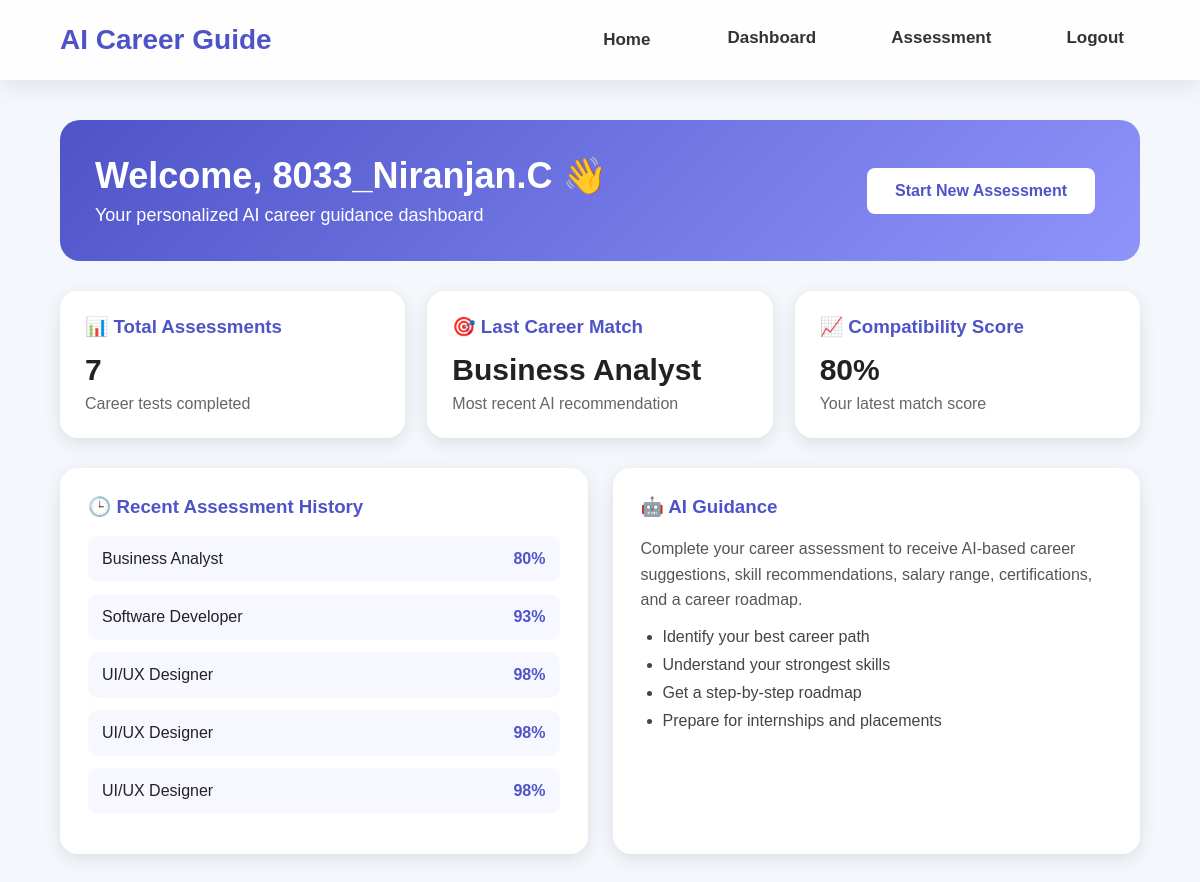
The app's page /dashboard (signed in) with its own data.
### tables this page shows
CREATE TABLE assessments (
            id INTEGER PRIMARY KEY AUTOINCREMENT,
            user_id INTEGER,
            career TEXT,
            score INTEGER,
            interest TEXT,
            skill TEXT,
            work_style TEXT,
            goal TEXT,
            personality TEXT
        );

### app.py (the view)
@app.route("/dashboard")
def dashboard():
    if "user_id" not in session:
        return redirect("/login")
    conn = sqlite3.connect("database.db")
    cursor = conn.cursor()
    cursor.execute(
        "SELECT COUNT(*) FROM assessments WHERE user_id = ?",
        (session["user_id"],)
    )
    total_assessments = cursor.fetchone()[0]
    cursor.execute(
        "SELECT career, score FROM assessments WHERE user_id = ? ORDER BY id DESC LIMIT 1",
        (session["user_id"],)
    )
    last_result = cursor.fetchone()
    cursor.execute(
        "SELECT career, score FROM assessments WHERE user_id = ? ORDER BY id DESC LIMIT 5",
        (session["user_id"],)
    )
    recent_results = cursor.fetchall()
    cursor.execute(
        "SELECT mobile, college, department, year, cgpa, state FROM profiles WHERE user_id = ?",
        (session["user_id"],)
    )
    profile = cursor.fetchone()
    conn.close()
    last_career = last_result[0] if last_result else "Not Taken Yet"
    last_score = last_result[1] if last_result else 0
    return render_template(
        "dashboard.html",
        name=session["user_name"],
        total_assessments=total_assessments,
        last_career=last_career,
        last_score=last_score,
        recent_results=recent_results,
        profile=profile
    )

### templates/dashboard.html (shortened to what this page needs)
<!DOCTYPE html>
<html>
<head>
    <link rel="stylesheet" href="{{ url_for('static', filename='style.css') }}">
</head>
<body>
<nav class="navbar">
    <div class="logo">AI Career Guide</div>
    <div class="nav-links">
        <a href="/">Home</a>
        <a href="/dashboard">Dashboard</a>
        <a href="/questionnaire">Assessment</a>
        <a href="/logout">Logout</a>
    </div>
</nav>
<section class="pro-dashboard">
    <div class="dashboard-header">
        <div>
            <h1>Welcome, {{ name }} 👋</h1>
            <p>Your personalized AI career guidance dashboard</p>
        </div>
        <a href="/questionnaire" class="btn primary">Start New Assessment</a>
    </div>
    <div class="dashboard-cards">
        <div class="dash-card">
            <h3>📊 Total Assessments</h3>
            <h2>{{ total_assessments }}</h2>
            <p>Career tests completed</p>
        </div>
        <div class="dash-card">
            <h3>🎯 Last Career Match</h3>
            <h2>{{ last_career }}</h2>
            <p>Most recent AI recommendation</p>
        </div>
        <div class="dash-card">
            <h3>📈 Compatibility Score</h3>
            <h2>{{ last_score }}%</h2>
            <p>Your latest match score</p>
        </div>
    </div>
    <div class="dashboard-main">
        <div class="activity-box">
            <h3>🕒 Recent Assessment History</h3>
            {% if recent_results %}
                {% for item in recent_results %}
                <div class="activity-item">
                    <span>{{ item[0] }}</span>
                    <strong>{{ item[1] }}%</strong>
                </div>
                {% endfor %}
            {% else %}
                <p>No assessments taken yet. Start your first career assessment.</p>
            {% endif %}
        </div>
        <div class="guide-box">
            <h3>🤖 AI Guidance</h3>
            <p>
                Complete your career assessment to receive AI-based career suggestions,
                skill recommendations, salary range, certifications, and a career roadmap.
            </p>
            <ul>
                <li>Identify your best career path</li>
                <li>Understand your strongest skills</li>
                <li>Get a step-by-step roadmap</li>
                <li>Prepare for internships and placements</li>
            </ul>
        </div>
    </div>
</section>
</body>
</html>

### static/style.css (style rules this page uses)
* { margin: 0; padding: 0; box-sizing: border-box; }
body { font-family: Arial, sans-serif; background: #f4f7fb; color: #222; }
.navbar { width: 100%; padding: 20px 60px; background: #ffffff; display: flex; justify-content: space-between; align-items: center; box-shadow: 0 3px 12px rgba(0,0,0,0.08); }
.logo { font-size: 24px; font-weight: bold; color: #4e54c8; }
.nav-links a { text-decoration: none; margin-left: 25px; color: #333; font-weight: 500; }
.btn { text-decoration: none; padding: 14px 28px; border-radius: 8px; margin: 10px; display: inline-block; font-weight: bold; }
.primary { background: white; color: #4e54c8; }
.pro-dashboard { width: 90%; max-width: 1100px; margin: 40px auto; }
.dashboard-header { background: linear-gradient(135deg, #4e54c8, #8f94fb); color: white; padding: 35px; border-radius: 20px; display: flex; justify-content: space-between; align-items: center; }
.dashboard-header h1 { font-size: 36px; margin-bottom: 8px; }
.dashboard-header p { font-size: 18px; }
.dashboard-cards { display: grid; grid-template-columns: repeat(3, 1fr); gap: 22px; margin: 30px 0; }
.dash-card { background: white; padding: 25px; border-radius: 18px; box-shadow: 0 5px 18px rgba(0,0,0,0.10); }
.dash-card h3 { color: #4e54c8; margin-bottom: 15px; }
.dash-card h2 { font-size: 30px; color: #222; margin-bottom: 8px; }
.dash-card p { color: #666; }
.dashboard-main { display: grid; grid-template-columns: 1fr 1fr; gap: 25px; }
.activity-box, .guide-box { background: white; padding: 28px; border-radius: 18px; box-shadow: 0 5px 18px rgba(0,0,0,0.10); }
.activity-box h3, .guide-box h3 { color: #4e54c8; margin-bottom: 18px; }
.activity-item { display: flex; justify-content: space-between; background: #f7f8ff; padding: 14px; border-radius: 10px; margin-bottom: 12px; }
.activity-item strong { color: #4e54c8; }
.guide-box p { color: #555; line-height: 1.6; margin-bottom: 15px; }
.guide-box ul { padding-left: 22px; }
.guide-box li { margin-bottom: 10px; color: #444; }
.nav-links a { transition: all 0.3s ease; }
.btn { transition: all .3s ease; }
.navbar { position: sticky; top: 0; z-index: 1000; display: flex; justify-content: space-between; align-items: center; padding: 18px 60px; background: rgba(255,255,255,.85); backdrop-filter: blur(12px); box-shadow: 0 8px 20px rgba(0,0,0,.08); animation: navbarSlide .8s ease; }
.logo { font-size: 28px; font-weight: 800; color:#4e54c8; cursor:pointer; transition:.4s; }
.nav-links { display:flex; gap:18px; }
.nav-links a { text-decoration:none; color:#333; font-weight:600; font-size:17px; padding:12px 18px; border-radius:10px; position:relative; transition:.35s; }
.nav-links a::after { content:""; position:absolute; bottom:5px; left:50%; width:0; height:3px; background:#4e54c8; transition:.35s; transform:translateX(-50%); }
.navbar { position: sticky; top: 0; z-index: 1000; animation: navbarSlideDown 0.8s ease; }
.logo { transition: 0.35s ease; }
.nav-links a { position: relative; transition: 0.35s ease; }
.nav-links a::after { content: ""; position: absolute; left: 50%; bottom: 4px; width: 0; height: 3px; background: #4e54c8; transform: translateX(-50%); transition: 0.35s ease; border-radius: 10px; }
.nav-links a[href="/dashboard"], .nav-links a[href="/questionnaire"], .nav-links a[href="/logout"], .nav-links a[href="/download_report"] { font-weight: 700; padding: 10px 16px; border-radius: 10px; }

### records on screen
assessments: career "Business Analyst", score "80"
assessments: career "Software Developer", score "93"
assessments: career "UI/UX Designer", score "98"
assessments: career "UI/UX Designer", score "98"
assessments: career "UI/UX Designer", score "98"

### other values on screen
{{ name }} "8033_Niranjan.C"
{{ total_assessments }} "7"
{{ last_score }} "80"
